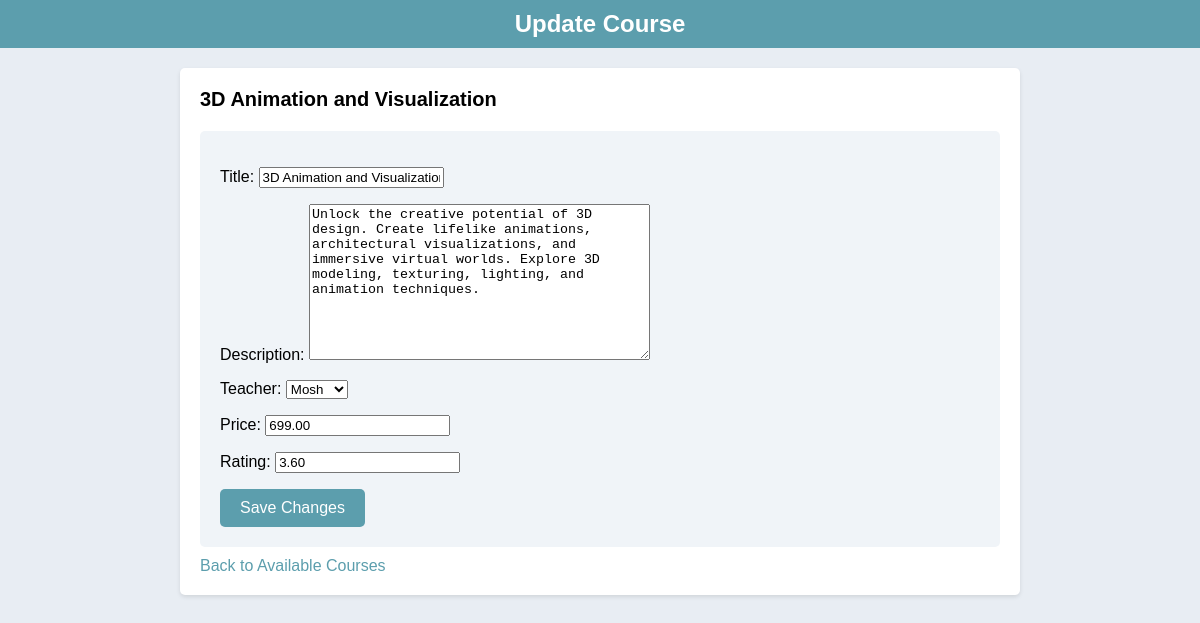
The app's page /update_course/7/ (signed in) with its own data.
### courses/models.py (models this page shows, shortened)
class Course(models.Model):
    title = models.CharField(max_length=200)
    description = models.TextField()
    teacher = models.ForeignKey(Teacher, on_delete=models.CASCADE)
    price = models.DecimalField(max_digits=10, decimal_places=2)
    rating = models.DecimalField(max_digits=3, decimal_places=2, null=True, blank=True)
    has_contents = models.BooleanField(default=False)

### courses/views.py (the view)
# urls.py: path('update_course/<int:course_id>/', views.update_course, name='update_course'),
@login_required
def update_course(request, course_id):
    course = Course.objects.get(id=course_id)
    if request.method == 'POST':
        form = CourseForm(request.POST, instance=course)
        if form.is_valid():
            form.save()
            return redirect('available_courses')
    else:
        form = CourseForm(instance=course)
    return render(request, 'update_course.html', {'course': course, 'form': form})

### courses/forms.py
class CourseForm(forms.ModelForm):
    class Meta:
        model = Course
        fields = ['title', 'description', 'teacher', 'price', 'rating']

### courses/models.py (called while the page is built)
    def __str__(self):
        return self.user.username

### templates/update_course.html (shortened to what this page needs)
<!DOCTYPE html>
<html lang="en">
<head>
</head>
<body>
    <div class="header">
        <h1>Update Course</h1>
    </div>
    <div class="container">
        <h2>{{ course.title }}</h2>
        <form method="post">
            {{ form.as_p }}
            <button type="submit">Save Changes</button>
        </form>
        <a href="{% url 'available_courses' %}">Back to Available Courses</a>
    </div>
</body>
</html>

### templates/update_course.html (style rules this page uses)
body { background-color: #E8EDF3; margin: 0; padding: 0; font-family: Arial, sans-serif; }
.header { text-align: center; background-color: #5C9EAD; color: #fff; padding: 10px 0; }
.container { max-width: 800px; margin: 20px auto; padding: 20px; background-color: #fff; border-radius: 5px; box-shadow: 0 2px 4px rgba(0, 0, 0, 0.1); }
form { background-color: #F0F4F8; padding: 20px; border-radius: 5px; margin-top: 20px; }
h1, h2 { margin: 0; }
h1 { font-size: 24px; }
h2 { font-size: 20px; margin-bottom: 20px; }
button[type="submit"] { background-color: #5C9EAD; color: #fff; padding: 10px 20px; border: none; border-radius: 5px; font-size: 16px; cursor: pointer; }
a { color: #5C9EAD; text-decoration: none; display: block; margin-top: 10px; }

### records on screen
Course: title "3D Animation and Visualization", description "Unlock the creative potential of 3D design. Create lifelike animations, architectural visualizations, and immersive virtual worlds. Explore 3D modeling, texturing, lighting, and animation techniques.", teacher "Mosh", price "699.00", rating "3.60"
